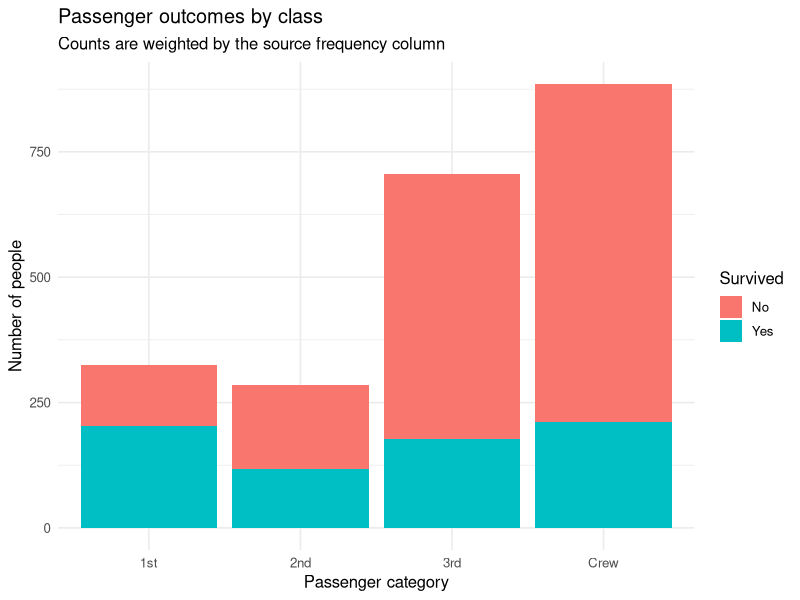
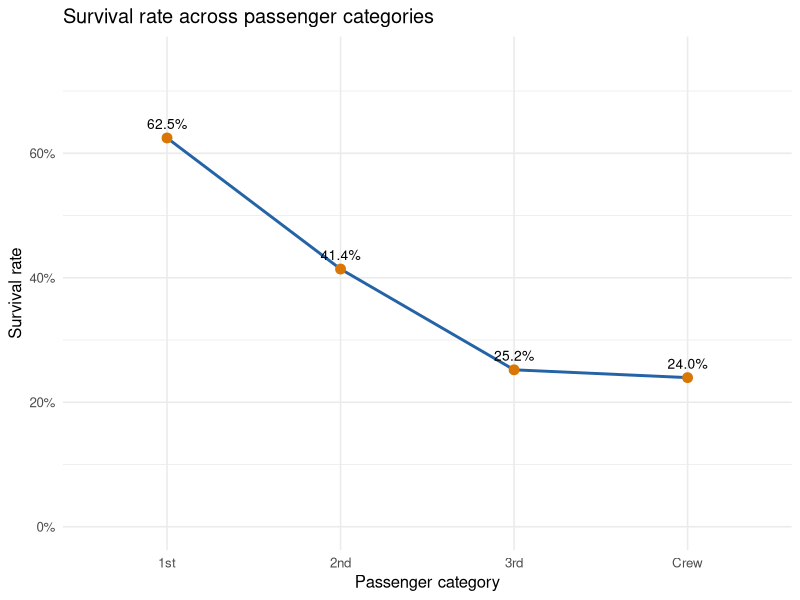
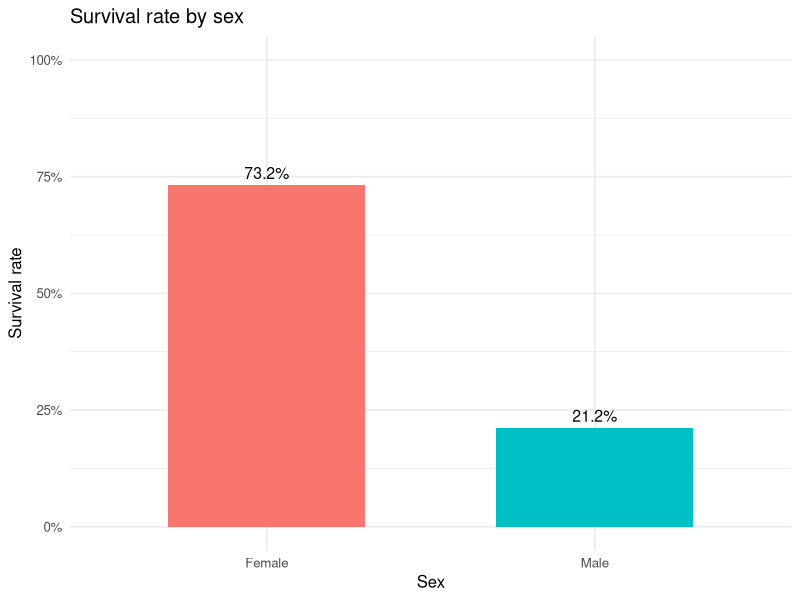
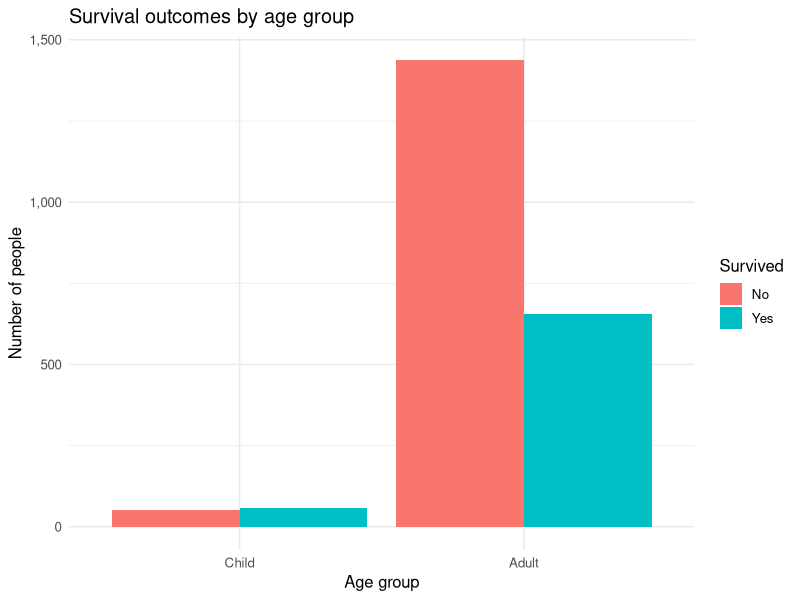
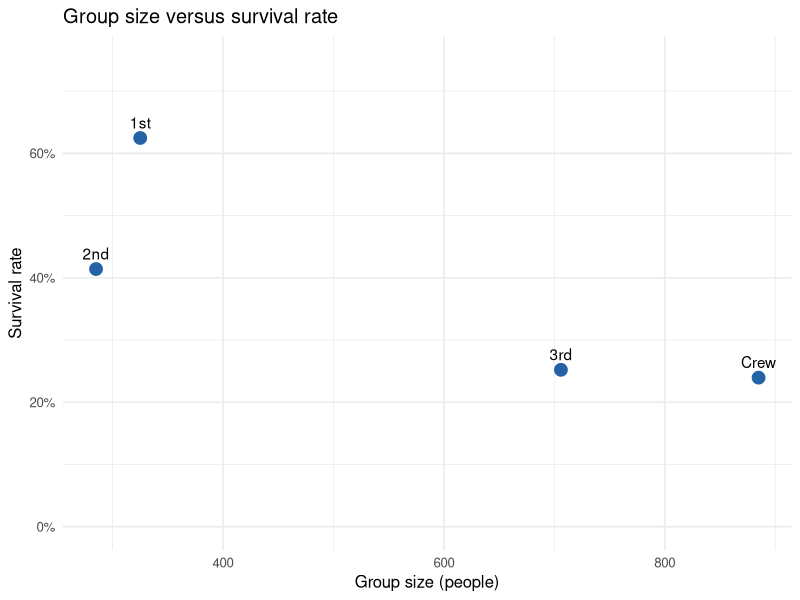

Write R code to recreate these figures, in order.
# YUVA Internship - Week 2
# Data Visualization and Insight Communication using R
# Dataset: built-in R datasets::Titanic (2,201 people; aggregated counts)
# Run from the project root: source("scripts/visualization.R")

required <- c("ggplot2", "dplyr", "tidyr", "scales")
missing <- required[!vapply(required, requireNamespace, logical(1), quietly = TRUE)]
if (length(missing)) install.packages(missing)
invisible(lapply(required, library, character.only = TRUE))

dir.create("outputs/figures", recursive = TRUE, showWarnings = FALSE)
dir.create("outputs/tables", recursive = TRUE, showWarnings = FALSE)

data("Titanic", package = "datasets")
titanic <- as.data.frame(Titanic) |>
  dplyr::filter(Freq > 0) |>
  dplyr::mutate(
    Class = factor(Class, levels = c("1st", "2nd", "3rd", "Crew")),
    Sex = factor(Sex, levels = c("Female", "Male")),
    Age = factor(Age, levels = c("Child", "Adult")),
    Survived = factor(Survived, levels = c("No", "Yes"))
  )

# Expand aggregated frequencies for summaries only; plots retain count weights.
overall <- titanic |>
  dplyr::group_by(Survived) |>
  dplyr::summarise(People = sum(Freq), .groups = "drop")
write.csv(overall, "outputs/tables/overall_outcomes.csv", row.names = FALSE)

class_summary <- titanic |>
  dplyr::group_by(Class, Survived) |>
  dplyr::summarise(People = sum(Freq), .groups = "drop") |>
  tidyr::pivot_wider(names_from = Survived, values_from = People, values_fill = 0) |>
  dplyr::mutate(Total = No + Yes, SurvivalRate = Yes / Total)
write.csv(class_summary, "outputs/tables/class_summary.csv", row.names = FALSE)

sex_summary <- titanic |>
  dplyr::group_by(Sex, Survived) |>
  dplyr::summarise(People = sum(Freq), .groups = "drop") |>
  tidyr::pivot_wider(names_from = Survived, values_from = People, values_fill = 0) |>
  dplyr::mutate(Total = No + Yes, SurvivalRate = Yes / Total)

age_summary <- titanic |>
  dplyr::group_by(Age, Survived) |>
  dplyr::summarise(People = sum(Freq), .groups = "drop")

# 1. Stacked bar chart: outcome counts by passenger class/category
p1 <- ggplot(titanic, aes(x = Class, y = Freq, fill = Survived)) +
  geom_col() +
  labs(title = "Passenger outcomes by class",
       subtitle = "Counts are weighted by the source frequency column",
       x = "Passenger category", y = "Number of people", fill = "Survived") +
  scale_y_continuous(labels = scales::comma) +
  theme_minimal(base_size = 12)
ggsave("outputs/figures/01_outcomes_by_class.png", p1, width = 8, height = 5, dpi = 300)

# 2. Line chart: survival rate across the ordered categories
p2 <- ggplot(class_summary, aes(x = Class, y = SurvivalRate, group = 1)) +
  geom_line(linewidth = 1, colour = "#2463A6") +
  geom_point(size = 3, colour = "#D97706") +
  geom_text(aes(label = scales::percent(SurvivalRate, accuracy = 0.1)),
            vjust = -0.9, size = 3.5) +
  scale_y_continuous(labels = scales::percent, limits = c(0, 0.75)) +
  labs(title = "Survival rate across passenger categories",
       x = "Passenger category", y = "Survival rate") +
  theme_minimal(base_size = 12)
ggsave("outputs/figures/02_survival_rate_line.png", p2, width = 8, height = 5, dpi = 300)

# 3. Bar chart: survival rate by sex
p3 <- ggplot(sex_summary, aes(x = Sex, y = SurvivalRate, fill = Sex)) +
  geom_col(width = 0.6, show.legend = FALSE) +
  geom_text(aes(label = scales::percent(SurvivalRate, accuracy = 0.1)),
            vjust = -0.5, size = 4) +
  scale_y_continuous(labels = scales::percent, limits = c(0, 1)) +
  labs(title = "Survival rate by sex", x = "Sex", y = "Survival rate") +
  theme_minimal(base_size = 12)
ggsave("outputs/figures/03_survival_by_sex.png", p3, width = 7, height = 5, dpi = 300)

# 4. Grouped bar chart: outcomes by age group
p4 <- ggplot(age_summary, aes(x = Age, y = People, fill = Survived)) +
  geom_col(position = "dodge") +
  scale_y_continuous(labels = scales::comma) +
  labs(title = "Survival outcomes by age group", x = "Age group",
       y = "Number of people", fill = "Survived") +
  theme_minimal(base_size = 12)
ggsave("outputs/figures/04_age_group_outcomes.png", p4, width = 7, height = 5, dpi = 300)

# 5. Scatter plot: category size versus survival rate
p5 <- ggplot(class_summary, aes(x = Total, y = SurvivalRate, label = Class)) +
  geom_point(size = 4, colour = "#2463A6") +
  geom_text(nudge_y = 0.025, check_overlap = TRUE) +
  scale_y_continuous(labels = scales::percent, limits = c(0, 0.75)) +
  scale_x_continuous(labels = scales::comma) +
  labs(title = "Group size versus survival rate",
       x = "Group size (people)", y = "Survival rate") +
  theme_minimal(base_size = 12)
ggsave("outputs/figures/05_group_size_scatter.png", p5, width = 8, height = 5, dpi = 300)

cat("Total people:", sum(titanic$Freq), "\\n")
cat("Overall survival rate:",
    scales::percent(sum(titanic$Freq[titanic$Survived == "Yes"]) / sum(titanic$Freq)),
    "\\n")
cat("Figures saved in outputs/figures and summary tables in outputs/tables.\\n")
